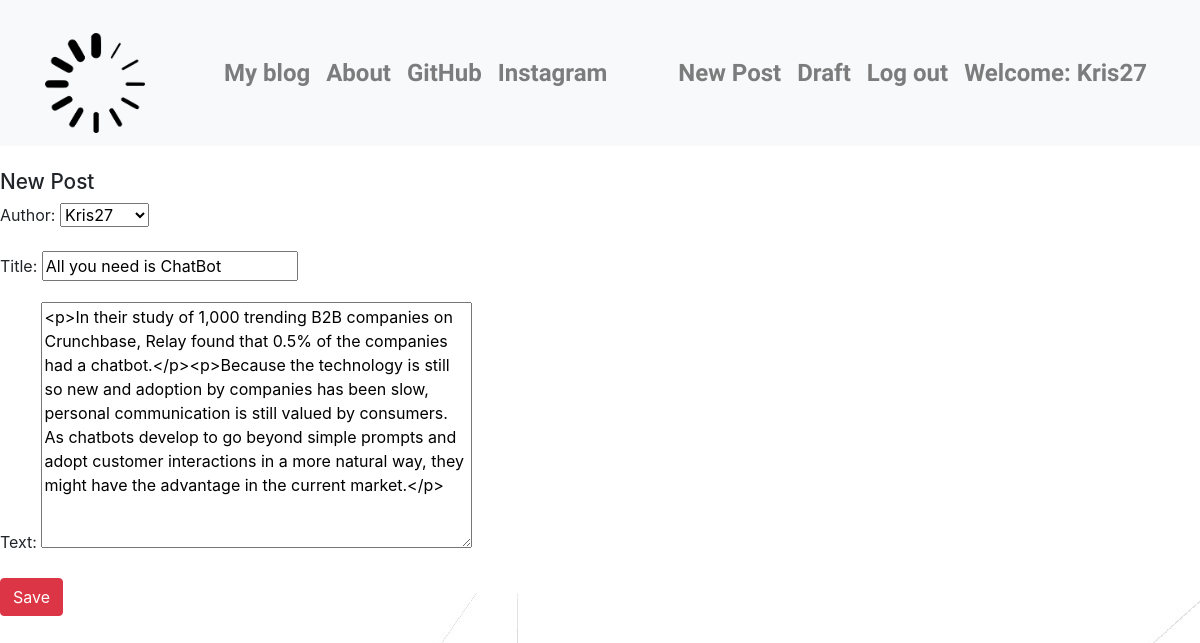
Screenshot of /post/8/edit/ (signed in) with the database file from the repository.
### blog_app/models.py (models this page shows, shortened)
class Post(models.Model):
    author=models.ForeignKey('auth.User',on_delete=models.DO_NOTHING,)
    title=models.CharField(max_length=200)
    text=models.TextField()
    created_date=models.DateTimeField(default=timezone.now)
    published_date=models.DateTimeField(blank=True,null=True)

### blog_app/views.py (the view)
# urls.py: re_path(r'^post/(?P<pk>\d+)/edit/$', views.PostUpdateView.as_view(), name='post_edit'),
class PostUpdateView(LoginRequiredMixin,UpdateView):
      login_url='/login/'
      redirect_field_name='blog_app\post_detail.html'
      form_class=PostForm
      model=Post

### blog_app/forms.py
class PostForm(forms.ModelForm):
    class Meta:
        model=Post
        fields=['author','title','text']
        widgets={
        'title': forms.TextInput(attrs={'class':'textinputclass'}),
        'text': forms.Textarea(attrs={'class':'editable medium-editor-textarea postcontent'}),
        }

### blog_app/templates/blog_app/post_form.html (shortened to what this page needs)
{% extends 'blog_app/base.html' %}
{% block content %}
<h1>New Post</h1>
  <form method="POST" class="post-form" >
    {{form.as_p}}
    <button type="submit" class="save btn btn-danger">Save</button>
</form>
{% endblock %}

### blog_app/templates/blog_app/base.html (shortened to what this page needs)
<!DOCTYPE html>
{% load staticfiles %}
<html lang="en" dir="ltr">
    <head>
<link rel="stylesheet" href="https://stackpath.bootstrapcdn.com/bootstrap/4.3.1/css/bootstrap.min.css">
<link rel="stylesheet" href="//cdn.jsdelivr.net/npm/medium-editor@5.23.2/dist/css/medium-editor.min.css" type="text/css" media="screen" charset="utf-8">
<link rel="stylesheet" href="{% static 'css/blog.css' %}">
</head>
<body class="loader">
  <nav class="navbar navbar-expand-sm bg-light navbar-light fontst">
      <div class="container">
          <a class="navbar-brand" href="#"><img src="{% static 'images/smm.png' %}" alt="logo" style="width:100px;height:100px;"></a>
        <ul class=" navbar-nav">
            <li class="nav-item"><a class="nav-link" href="{% url 'post_list' %}"><strong>My blog</strong></a></li>
            <li class="nav-item"><a class="nav-link" href="{% url 'about' %}"><strong>About</strong></a></li>
            <li class="nav-item"><a class="nav-link" href="https://github.com/Irodenko279/"><strong>GitHub</strong></a></li>
            <li class="nav-item"><a class="nav-link" href="https://www.instagram.com/k_irodenko/"><strong>Instagram</strong></a></li>
        </ul>
        <ul class="navbar-nav">
            {% if user.is_authenticated %}
            <li class="nav-item">
                <a class="nav-link" href="{% url 'post_new' %}"><strong>New Post</strong></a></li>
            <li class="nav-item">
                <a class="nav-link" href="{% url 'post_draft_list' %}"> <strong>Draft</strong></a>
            </li>
            <li class="nav-item">
                <a class="nav-link" href="{% url 'logout' %}"><strong>Log out</strong></a>
            </li>
            <li class="nav-item">
                <a class="nav-link"><strong>Welcome: {{ user.username }}</strong> </a>
            </li>
            {% else %}
            <li><a class='nav navbar-nav' href="{% url 'login' %}"> <button  class='btn btn-danger' type="button" name="LOGIN"><strong>LOGIN</strong></button></a></li>
            {% endif %}
        </ul>
    </div>
</nav>
<br>
{% block content %}
{% endblock %}
</body>
</html>

### blog_app/static/css/blog.css (style rules this page uses)
h1 { font-size: 1.3em; }
a { color:#800a08; }
.fontst { font-size: 1.5em; font-family: 'Darker Grotesque', sans-serif; font-family: 'Farro', sans-serif; color:black; }
img { margin:auto; margin-top: 20px; }
body { display: block; margin-left: 10; margin-right: 10; background : url("/static/images/bg5.jpg" ) ; }

### rows the page displays
Post: author "Kris27", title "All you need is ChatBot", text "<p>In their study of 1,000 trending B2B companies on Crunchbase, Relay found that 0.5% of the companies had a chatbot.</p><p>Because the technology is still so new and adoption by companies has been slow, personal communication is still valued by consumers. As chatbots develop to go beyond simple prompts and adopt customer interactions in a more natural way, they might have the advantage in the current market.</p>"

### other values shown
{{ user.username }} "Kris27"
